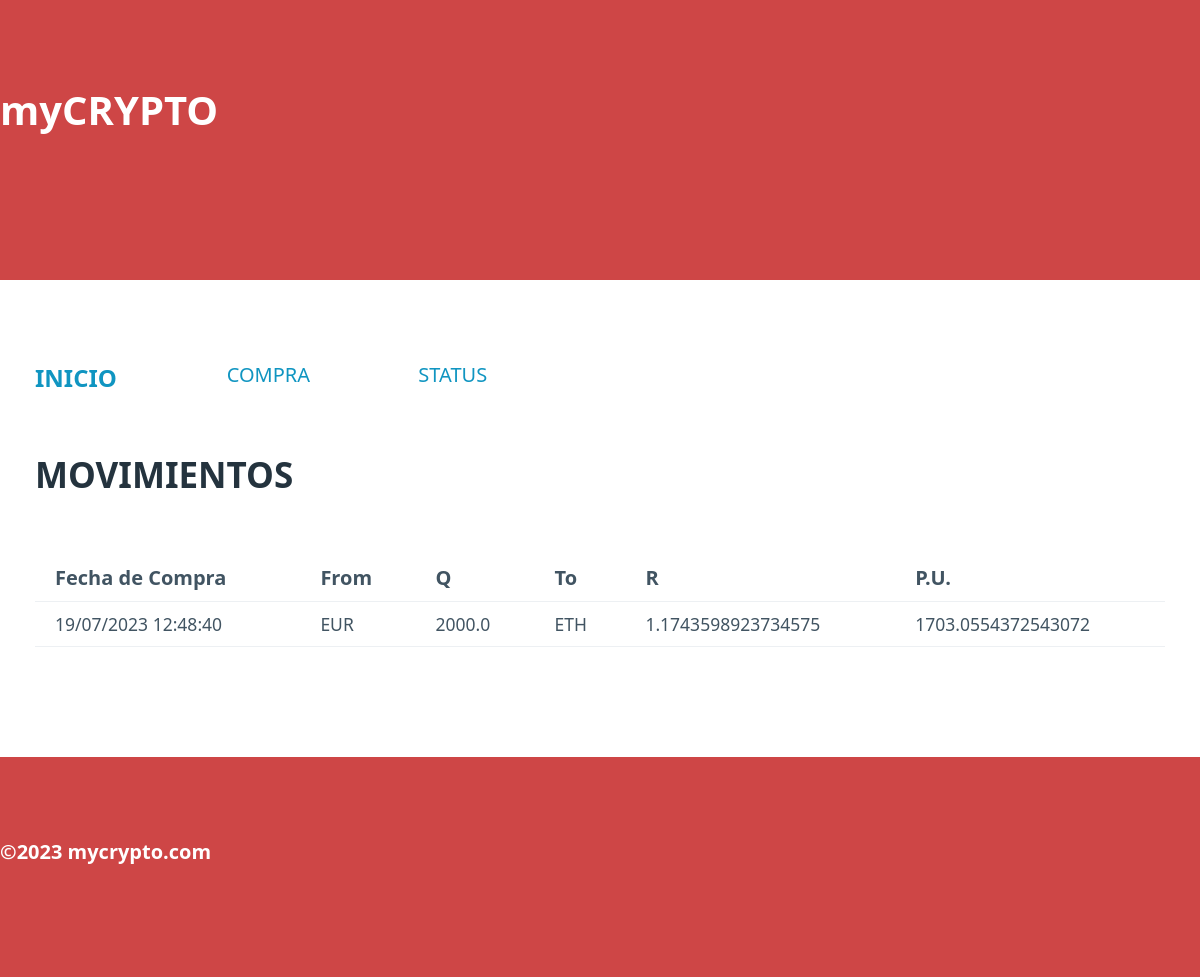
/, run on an earlier commit of the app's database.
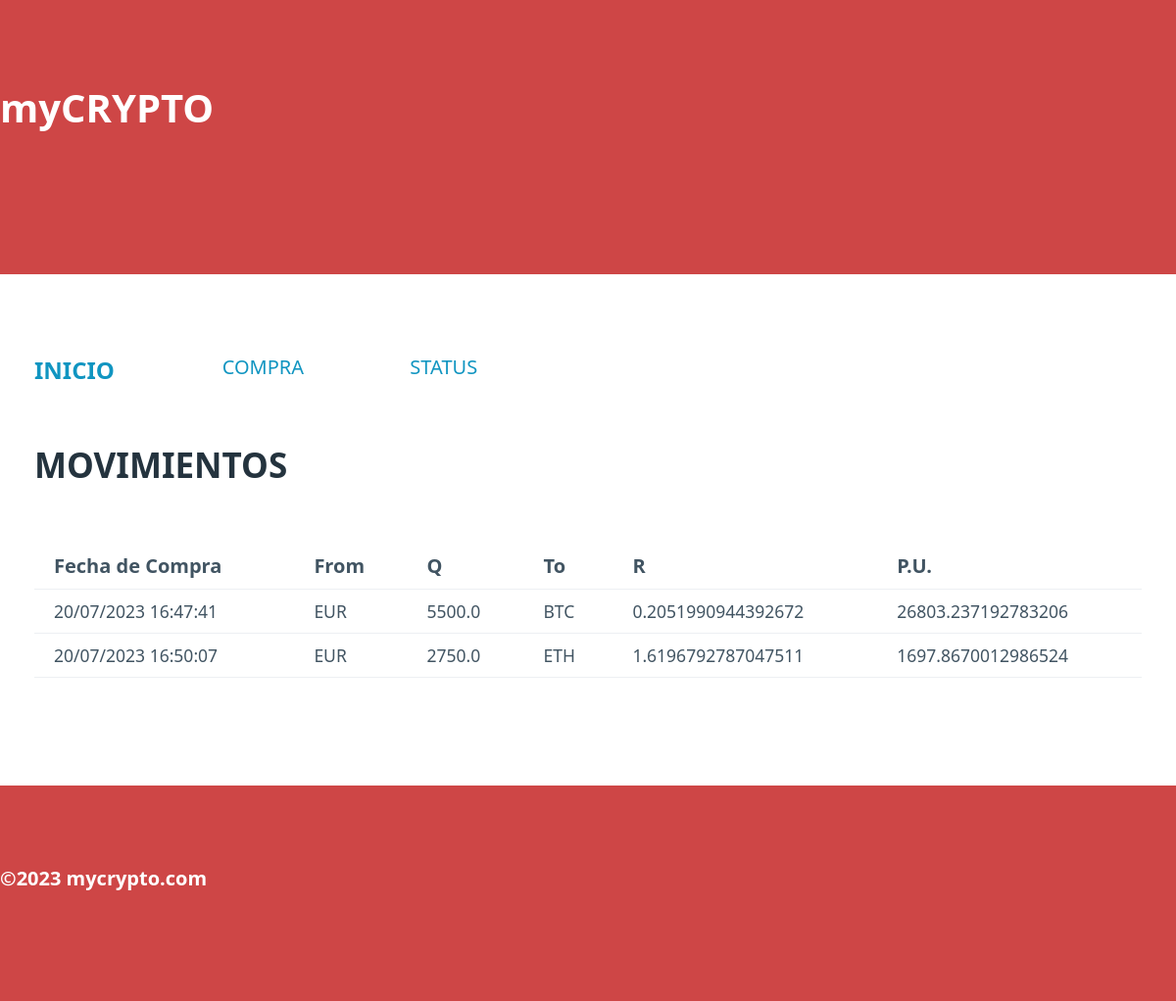
And on a later commit of the database.
### tables this page shows
CREATE TABLE "registro" (
	"id"	INTEGER NOT NULL,
	"Fecha"	TEXT NOT NULL,
	"Froome"	TEXT NOT NULL,
	"Q"	REAL NOT NULL,
	"Too"	TEXT NOT NULL,
	"R"	REAL NOT NULL,
	"PU"	REAL NOT NULL,
	PRIMARY KEY("id" AUTOINCREMENT)
);

### mi_aplicacion/routes.py (the view)
@app.route("/")
def index():
    try:
        print("saldos es", saldos())
        print()
        return render_template("index.html", resumen = show())
    except:
        return render_template("index.html", error= "Ups...arece que hay problemas para cargar la página correctamente")

### mi_aplicacion/controler.py (called while the page is built)
def saldos():
    connection = sqlite3.connect("data/registro.db")
    cur = connection.cursor()
    criptos = ['EUR' ,'BTC', 'ETH', 'ADA', 'XRP', 'LTC', 'BNB', 'USDT', 'SOL', 'MATIC']
    saldos = {}
    for cripto in criptos:
        query = """SELECT R FROM registro WHERE Too = (?) """
        cur.execute(query, (cripto,))
        sumatorio = cur.fetchall()
        if len(sumatorio) > 0:
            total = 0
            for saldo in sumatorio:
                total += saldo[0]
            saldos[cripto] = total
        else:
            saldos[cripto] = 0
    for cripto in criptos:
        query = """SELECT Q FROM registro WHERE Froome = (?) """
        cur.execute(query, (cripto,))
        sumatorio = cur.fetchall()
        if len(sumatorio) > 0:
            for saldo in sumatorio:
                saldos[cripto] -= saldo[0]
    return saldos

def show():
    connection = sqlite3.connect("data/registro.db")
    cur = connection.cursor()
    query = """SELECT * FROM registro;"""
    cur.execute(query)
    res = cur.fetchall()
    resumen = []
    for element in res:
        mov = Position(element[1], element[2], element[3], element[4],element[5], element[6])
        resumen.append(mov)
    return resumen

### mi_aplicacion/templates/index.html (shortened to what this page needs)
<html lang="en">
<head>
    <link rel="stylesheet" href="static/pico.css">
    <link rel="stylesheet" href="static/style.css">
</head>
<body>
    <header class="titulo">
        <h1>myCRYPTO</h1>
    </header>
    <main class="container">
    <div class="grid">
        <div>
            <a class="disabled" href="/" id="menu">INICIO</a>
        </div>
        <div>
            <a href="/compra">COMPRA</a>
        </div>
        <div>
            <a href="/status">STATUS</a>
        </div>
        <div></div>
        <div></div>
        <div></div>
    </div>
    {% if error %}
    <p></p>
    {{ error }}
    {% else %}
    <h2>MOVIMIENTOS</h2>
    {% if resumen %}
    <table>
        <tr>
            <th><strong>Fecha de Compra</strong></th>
            <th><strong>From</strong></th>
            <th><strong>Q</strong></th>
            <th><strong>To</strong></th>
            <th><strong>R</strong></th>
            <th><strong>P.U.</strong></th>
        </tr>
        {% for posicion in resumen %}
        <tr>
            <td>{{posicion.moment}}</td>
            <td>{{posicion.coin_from}}</td>
            <td>{{posicion.q}}</td>
            <td>{{posicion.coin_to}}</td>
            <td>{{posicion.r}}</td>
            <td>{{posicion.value_u}}</td>
        </tr>
        {% endfor %}
    </table>
    {% else %}
    <h5>Aún no has realizado ninguna compra, ve a la página de compra para comenzar a operar</h5>
    {% endif %}
    {% endif %}
    </main>
    <footer class="titulo">
        <p class="copy"><strong>&copy2023 mycrypto.com</strong></p>
    </footer>
</body>
</html>

### mi_aplicacion/static/style.css (style rules this page uses)
.disabled { cursor: not-allowed; pointer-events: none; }
.titulo { background-color: rgb(206, 70, 70); font-weight: bold; }
h1 { color: white; font-size: 2em; }
.copy { color: white; }
#menu { font-weight: bold; font-size: 1.2em; }

What changed in the data, as far as the page shows it:
removed registro: moment "19/07/2023 12:48:40", coin_from "EUR", q "2000.0", coin_to "ETH", r "1.1743598923734575", value_u "1703.0554372543072"
added registro: moment "20/07/2023 16:47:41", coin_from "EUR", q "5500.0", coin_to "BTC", r "0.2051990944392672", value_u "26803.237192783206"
added registro: moment "20/07/2023 16:50:07", coin_from "EUR", q "2750.0", coin_to "ETH", r "1.6196792787047511", value_u "1697.8670012986524"
